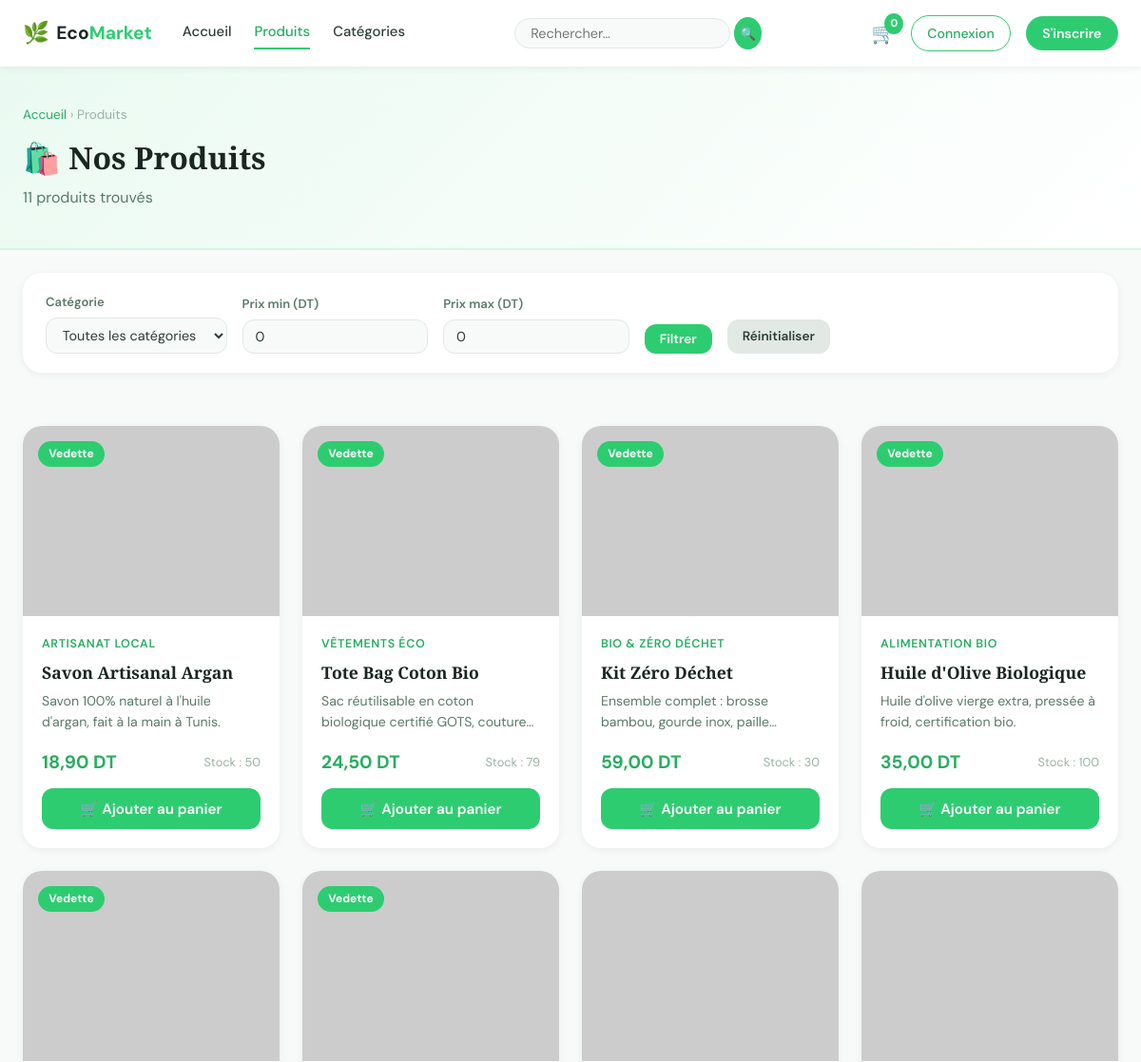
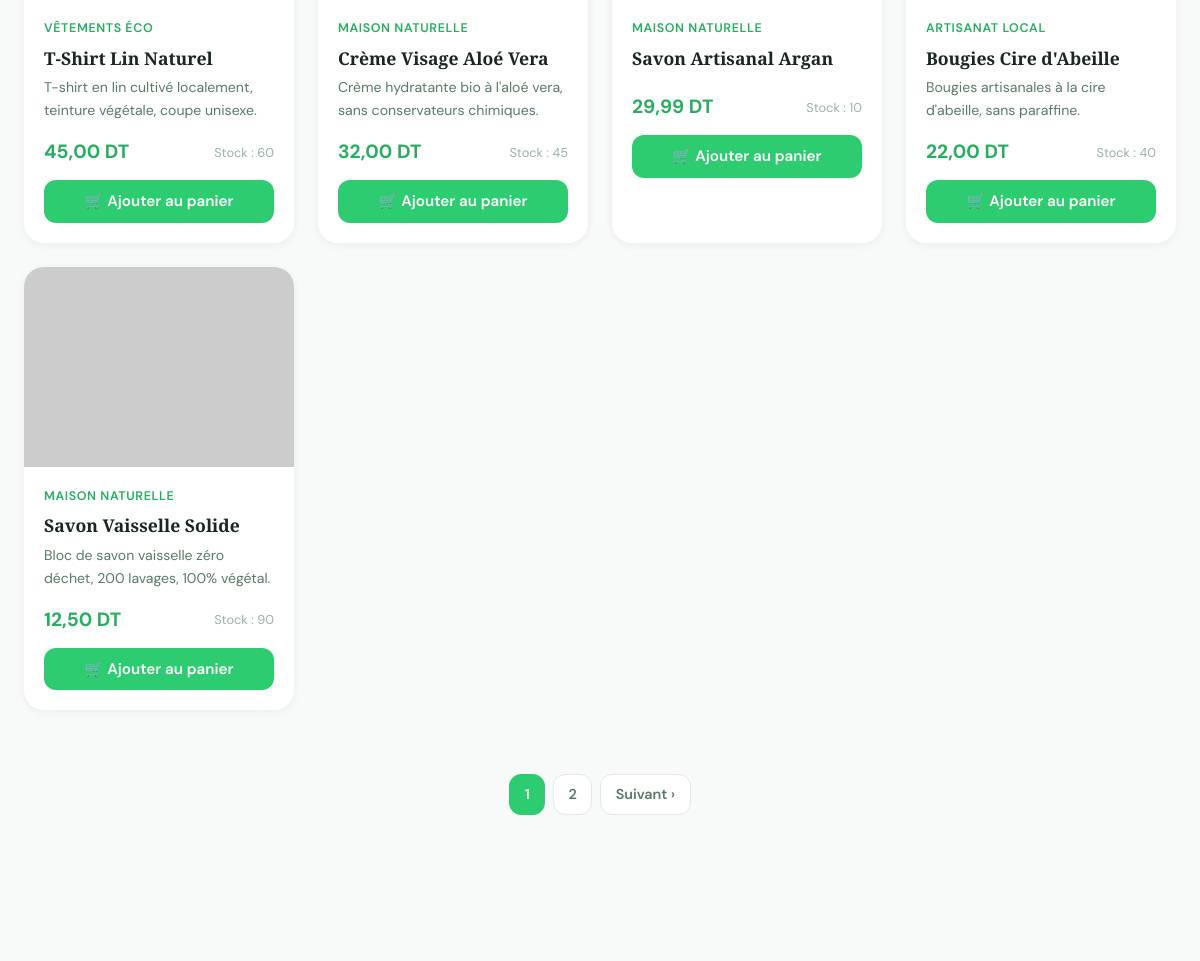
/pages/produits.php (upper part), run on an earlier commit of the app's database (2 pictures, top to bottom).
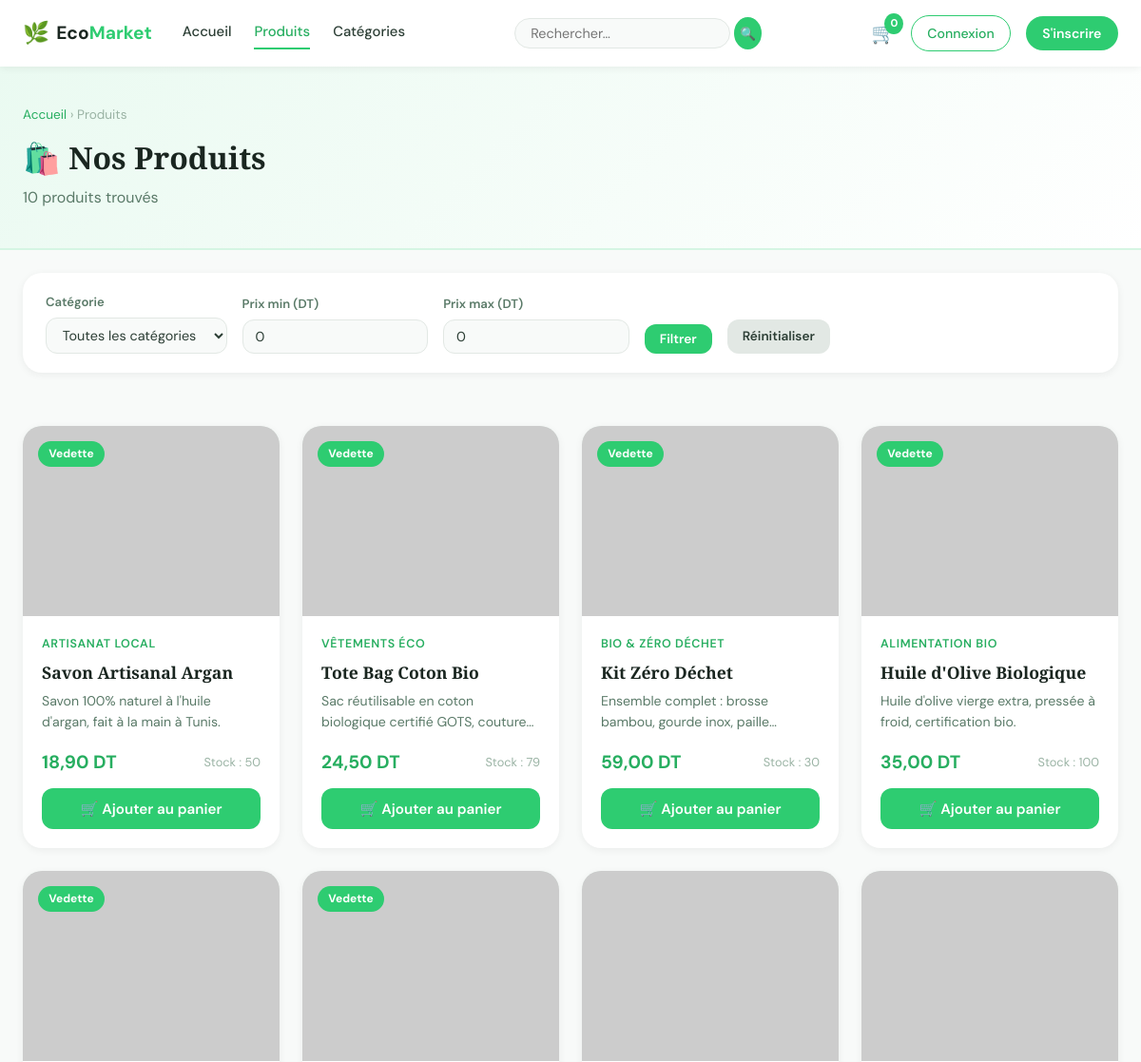
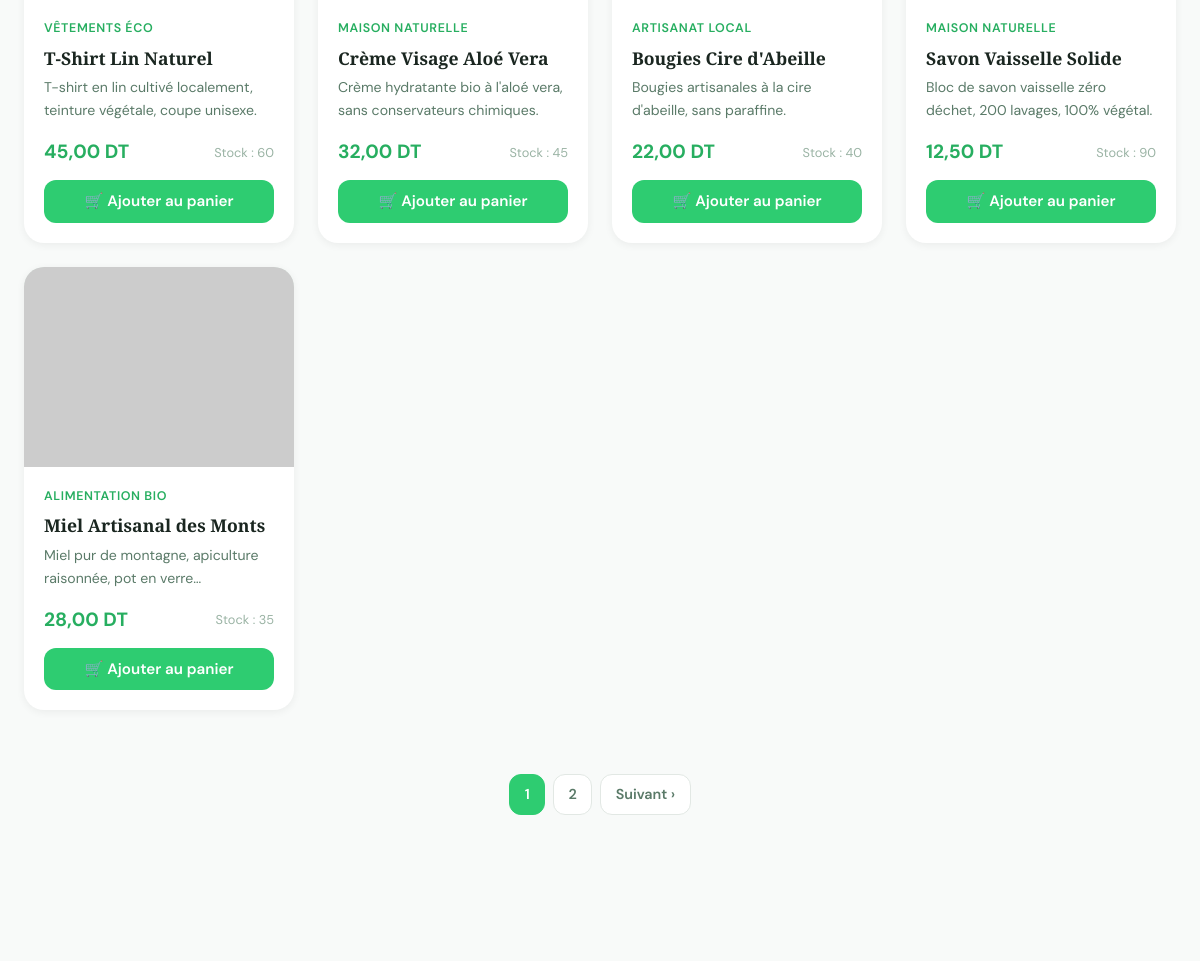
And on a later commit of the database (2 pictures, top to bottom).
### tables this page shows
CREATE TABLE `produits` (
  `id` int(10) UNSIGNED NOT NULL,
  `nom` varchar(200) NOT NULL,
  `description` text DEFAULT NULL,
  `prix` decimal(10,2) NOT NULL CHECK (`prix` >= 0),
  `stock` int(10) UNSIGNED NOT NULL DEFAULT 0,
  `image` varchar(255) DEFAULT 'default.jpg',
  `categorie_id` int(10) UNSIGNED NOT NULL,
  `en_vedette` tinyint(1) DEFAULT 0,
  `created_at` timestamp NOT NULL DEFAULT current_timestamp()
);

CREATE TABLE `categories` (
  `id` int(10) UNSIGNED NOT NULL,
  `nom` varchar(100) NOT NULL,
  `description` text DEFAULT NULL,
  `icone` varchar(50) DEFAULT '?',
  `created_at` timestamp NOT NULL DEFAULT current_timestamp()
);

### includes/config.php (called while the page is built, shortened)
<?php
function e(string $v): string {
    return htmlspecialchars($v, ENT_QUOTES, 'UTF-8');
}
function isLoggedIn(): bool {
    return isset($_SESSION['client_id']);
}
function isAdmin(): bool {
    return isset($_SESSION['client_id']) && ($_SESSION['is_admin'] ?? 0) === 1;
}
function cartCount(): int {
    $panier = $_SESSION['panier'] ?? [];
    return array_sum(array_column($panier, 'qte'));
}
function prix(float $p): string {
    return number_format($p, 2, ',', ' ') . ' DT';
}
function paginate(int $total, int $page, int $perPage = PER_PAGE): array {
    $pages   = max(1, (int)ceil($total / $perPage));
    $page    = max(1, min($page, $pages));
    $offset  = ($page - 1) * $perPage;
    return ['page' => $page, 'pages' => $pages, 'offset' => $offset, 'total' => $total];
}
function imgUrl(string $image): string {
    $image = trim($image);
    if (filter_var($image, FILTER_VALIDATE_URL) && str_starts_with($image, 'http')) {
        return $image;
    }
    return IMG_DEFAULT;
}

### pages/produits.php (the view, shortened to what this page needs)
<?php
require_once __DIR__ . '/../includes/config.php';
$pdo = getPDO();
$q        = trim($_GET['q']        ?? '');
$catId    = (int)($_GET['categorie'] ?? 0);
$prixMin  = (float)($_GET['prix_min'] ?? 0);
$prixMax  = (float)($_GET['prix_max'] ?? 0);
$page     = max(1, (int)($_GET['page'] ?? 1));
$where  = ['1=1'];
$params = [];
$whereSQL = implode(' AND ', $where);
$stmtCount = $pdo->prepare("SELECT COUNT(*) FROM produits p WHERE $whereSQL");
$stmtCount->execute($params);
$total = (int)$stmtCount->fetchColumn();
$pg = paginate($total, $page);
$stmt = $pdo->prepare("
    SELECT p.*, c.nom AS cat_nom
    FROM produits p
    JOIN categories c ON p.categorie_id = c.id
    WHERE $whereSQL
    ORDER BY p.en_vedette DESC, p.created_at DESC
    LIMIT " . PER_PAGE . " OFFSET " . $pg['offset']
);
$stmt->execute($params);
$produits = $stmt->fetchAll();
include __DIR__ . '/../includes/header.php';
?>
<div class="page-header">
    <div class="container">
        <div class="breadcrumb"><a href="<?= SITE_URL ?>">Accueil</a> › Produits</div>
        <h1>🛍️ Nos Produits</h1>
        <p><?= $pg['total'] ?> produit<?= $pg['total'] > 1 ? 's' : '' ?> trouvé<?= $pg['total'] > 1 ? 's' : '' ?>
           <?= $q ? 'pour "<strong>' . e($q) . '</strong>"' : '' ?></p>
    </div>
</div>
<section class="section" style="padding-top:1.5rem;">
<div class="container">
<form method="GET" action="" class="filter-bar">
    <div class="filter-group">
        <label>Catégorie</label>
        <select name="categorie">
            <option value="">Toutes les catégories</option>
        </select>
    </div>
    <div class="filter-group">
        <label>Prix min (DT)</label>
        <input type="number" name="prix_min" min="0" step="0.5" value="<?= e((string)$prixMin) ?>" placeholder="0">
    </div>
    <div class="filter-group">
        <label>Prix max (DT)</label>
        <input type="number" name="prix_max" min="0" step="0.5" value="<?= e((string)$prixMax) ?>" placeholder="Ex: 100">
    </div>
    <button type="submit" class="btn btn-primary btn-sm">Filtrer</button>
    <a href="produits.php" class="btn btn-secondary btn-sm">Réinitialiser</a>
</form>
<?php if (empty($produits)): ?>
    <div class="empty-state">
        <div class="empty-icon">🔍</div>
        <h3>Aucun produit trouvé</h3>
        <p>Modifiez vos filtres ou votre recherche.</p>
        <a href="produits.php" class="btn btn-primary">Voir tous les produits</a>
    </div>
<?php else: ?>
    <div class="products-grid">
        <?php foreach ($produits as $p): ?>
        <div class="card product-card">
            <?php if ($p['en_vedette']): ?>
                <span class="badge-vedette"> Vedette</span>
            <?php endif; ?>
            <a href="produit_detail.php?id=<?= $p['id'] ?>">
                <img src="<?= e(imgUrl($p['image'] ?? '')) ?>"
                     alt="<?= e($p['nom']) ?>"
                     class="product-img"
                     style="width:100%;height:200px;object-fit:cover;"
                     onerror="this.src='https://placehold.co/400x300/d5f5e3/2ecc71?text=EcoMarket'">
            </a>
            <div class="card-body">
                <div class="product-cat"><?= e($p['cat_nom']) ?></div>
                <h3 class="product-name">
                    <a href="produit_detail.php?id=<?= $p['id'] ?>"><?= e($p['nom']) ?></a>
                </h3>
                <p class="product-desc"><?= e($p['description']) ?></p>
                <div class="product-footer">
                    <span class="product-price"><?= prix((float)$p['prix']) ?></span>
                    <?php if ($p['stock'] == 0): ?>
                        <span style="color:#e74c3c;font-size:.8rem;">Rupture</span>
                    <?php else: ?>
                        <span class="product-stock">Stock : <?= $p['stock'] ?></span>
                    <?php endif; ?>
                </div>
                <?php if ($p['stock'] > 0): ?>
                <form method="POST" action="panier.php" style="margin-top:.75rem;">
                    <button type="submit" class="btn btn-primary" style="width:100%;">🛒 Ajouter au panier</button>
                </form>
                <?php else: ?>
                    <button class="btn btn-secondary" style="width:100%;margin-top:.75rem;" disabled>Indisponible</button>
                <?php endif; ?>
            </div>
        </div>
        <?php endforeach; ?>
    </div>
    <?php if ($pg['pages'] > 1): ?>
    <div class="pagination">
        <?php
        $qParams = array_filter(['q' => $q, 'categorie' => $catId ?: '', 'prix_min' => $prixMin ?: '', 'prix_max' => $prixMax ?: '']);
        $qStr    = http_build_query($qParams);
        $base    = 'produits.php?' . ($qStr ? $qStr . '&' : '') . 'page=';
        ?>
        <?php for ($i = 1; $i <= $pg['pages']; $i++): ?>
            <?php if ($i == $pg['page']): ?>
                <span class="current"><?= $i ?></span>
            <?php else: ?>
                <a href="<?= $base . $i ?>"><?= $i ?></a>
            <?php endif; ?>
        <?php endfor; ?>
        <?php if ($pg['page'] < $pg['pages']): ?>
            <a href="<?= $base . ($pg['page']+1) ?>">Suivant ›</a>
        <?php endif; ?>
    </div>
    <?php endif; ?>
<?php endif; ?>
</div>
</section>
<?php include __DIR__ . '/../includes/footer.php'; ?>

### includes/header.php (shortened to what this page needs)
<?php
require_once __DIR__ . '/config.php';
$currentPage = basename($_SERVER['PHP_SELF'], '.php');
?>
<!DOCTYPE html>
<html lang="fr">
<head>
    <link rel="stylesheet" href="<?= SITE_URL ?>/assets/css/style.css">
</head>
<body>
<header class="navbar<?= isAdmin() && strpos($_SERVER['PHP_SELF'], '/admin/') !== false ? ' navbar-hidden' : '' ?>">
    <div class="container nav-inner">
        <div class="nav-left">
            <a href="<?= SITE_URL ?>/index.php" class="logo">
                <span class="logo-leaf">🌿</span>
                <span class="logo-text">Eco<strong>Market</strong></span>
            </a>
            <nav class="nav-links">
                <a href="<?= SITE_URL ?>/index.php" class="<?= $currentPage==='index' ? 'active':'' ?>">Accueil</a>
                <a href="<?= SITE_URL ?>/pages/produits.php" class="<?= $currentPage==='produits' ? 'active':'' ?>">Produits</a>
                <a href="<?= SITE_URL ?>/pages/categories.php" class="<?= $currentPage==='categories' ? 'active':'' ?>">Catégories</a>
            </nav>
        </div>
        <div class="nav-center">
            <form method="GET" action="<?= SITE_URL ?>/pages/produits.php" class="search-form">
                <input type="text" name="q" placeholder="Rechercher…"
                       value="<?= e($_GET['q'] ?? '') ?>" class="search-input">
                <button type="submit" class="search-btn">🔍</button>
            </form>
        </div>
        <div class="nav-right">
            <a href="<?= SITE_URL ?>/pages/panier.php" class="btn-cart">
                🛒<span class="cart-badge"><?= cartCount() ?></span>
            </a>
            <?php if (isLoggedIn()): ?>
                <div class="nav-user">
                    <a href="<?= SITE_URL ?>/pages/compte.php" class="btn-compte">
                        👤 <?= e($_SESSION['client_nom'] ?? 'Mon compte') ?>
                    </a>
                    <a href="<?= SITE_URL ?>/pages/logout.php" class="btn-logout">Déconnexion</a>
                </div>
            <?php else: ?>
                <a href="<?= SITE_URL ?>/pages/login.php" class="btn btn-outline-sm">Connexion</a>
                <a href="<?= SITE_URL ?>/pages/inscription.php" class="btn btn-primary-sm">S'inscrire</a>
            <?php endif; ?>
        </div>
    </div>
</header>
<main class="main-content">

### includes/footer.php (shortened to what this page needs)
</main>
</body>
</html>

What changed in the data, as far as the page shows it:
removed produits: categorie.nom "MAISON NATURELLE", nom "Savon Artisanal Argan", prix "29,99 DT", stock "10"
now on this page (row unchanged): produits: categorie.nom "ALIMENTATION BIO", nom "Miel Artisanal des Monts", description "Miel pur de montagne, apiculture raisonnée, pot en…", prix "28,00 DT", stock "35"
Also different on the page:
$pg['total']: "11" → "10"
